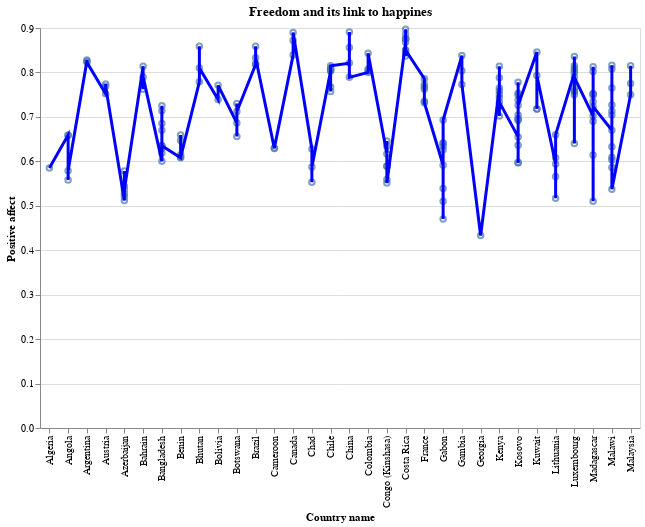

Write notebook code for a chart like this one.
### Code cell
line = alt.Chart(data1).mark_line(
    color='blue',
    size=3
).transform_window(
    rolling_mean='mean(Close)',
    frame=[-15, 15]
).encode(
    x='Country name',
    y='Positive affect'
) 

points = alt.Chart(data1).mark_point().encode(
    x='Country name',
    y=alt.Y('Positive affect',axis=alt.Axis(title='Positive affect')),
    tooltip=[alt.Tooltip('Positive affect'),
            alt.Tooltip('Country name')]
).properties(title="Freedom and its link to happines",width=600,height=400)

points + line

### Figure 1 — Vega-Lite specification as saved in the notebook (floating-point values rounded to 4 significant figures; data arrays with more than 128 entries replaced by an {"elided": "..."} marker saying what was removed)
{"config": {"view": {"continuousWidth": 400, "continuousHeight": 300}}, "layer": [{"mark": "point", "encoding": {"tooltip": [{"type": "quantitative", "field": "Positive affect"}, {"type": "nominal", "field": "Country name"}], "x": {"type": "nominal", "field": "Country name"}, "y": {"type": "quantitative", "axis": {"title": "Positive affect"}, "field": "Positive affect"}}, "height": 400, "title": "Freedom and its link to happines", "width": 600}, {"mark": {"type": "line", "color": "blue", "size": 3}, "encoding": {"x": {"type": "nominal", "field": "Country name"}, "y": {"type": "quantitative", "field": "Positive affect"}}, "transform": [{"window": [{"op": "mean", "field": "Close", "as": "rolling_mean"}], "frame": [-15, 15]}]}], "data": {"name": "data-c0fe58a48786afe06b72559f93a4a5c9"}, "$schema": "https://vega.github.io/schema/vega-lite/v4.8.1.json", "datasets": {"data-c0fe58a48786afe06b72559f93a4a5c9": {"elided": "175 records"}}}
